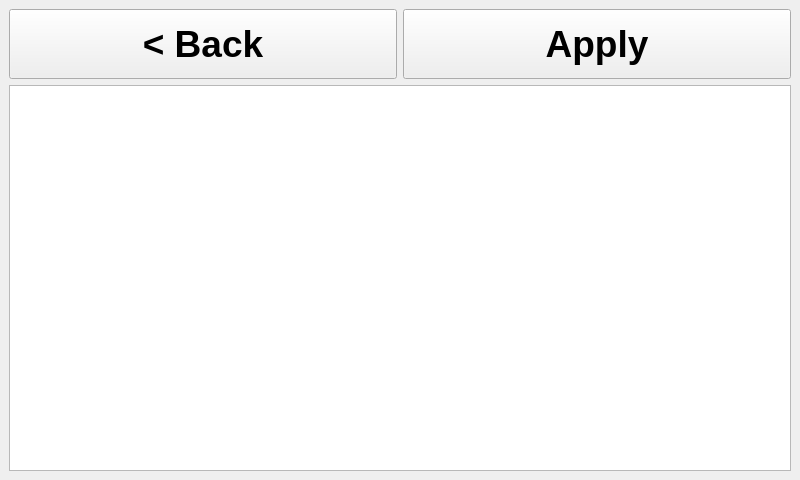
<?xml version="1.0" encoding="UTF-8"?>
<ui version="4.0">
 <class>AddonManager</class>
 <widget class="QMainWindow" name="AddonManager">
  <property name="geometry">
   <rect>
    <x>0</x>
    <y>0</y>
    <width>800</width>
    <height>480</height>
   </rect>
  </property>
  <property name="sizePolicy">
   <sizepolicy hsizetype="Fixed" vsizetype="Fixed">
    <horstretch>0</horstretch>
    <verstretch>0</verstretch>
   </sizepolicy>
  </property>
  <property name="minimumSize">
   <size>
    <width>800</width>
    <height>480</height>
   </size>
  </property>
  <property name="maximumSize">
   <size>
    <width>800</width>
    <height>480</height>
   </size>
  </property>
  <property name="cursor">
   <cursorShape>ArrowCursor</cursorShape>
  </property>
  <property name="windowTitle">
   <string>Addons Options</string>
  </property>
  <property name="styleSheet">
   <string notr="true"/>
  </property>
  <widget class="QWidget" name="centralwidget">
   <layout class="QGridLayout" name="gridLayout">
    <item row="4" column="0">
     <widget class="QScrollArea" name="scrollArea">
      <property name="frameShape">
       <enum>QFrame::NoFrame</enum>
      </property>
      <property name="frameShadow">
       <enum>QFrame::Plain</enum>
      </property>
      <property name="lineWidth">
       <number>1</number>
      </property>
      <property name="widgetResizable">
       <bool>true</bool>
      </property>
      <widget class="QWidget" name="scrollAreaWidgetContents">
       <property name="geometry">
        <rect>
         <x>0</x>
         <y>0</y>
         <width>782</width>
         <height>384</height>
        </rect>
       </property>
       <layout class="QVBoxLayout" name="verticalLayout_3">
        <property name="leftMargin">
         <number>0</number>
        </property>
        <property name="topMargin">
         <number>0</number>
        </property>
        <property name="rightMargin">
         <number>0</number>
        </property>
        <property name="bottomMargin">
         <number>0</number>
        </property>
        <item>
         <layout class="QGridLayout" name="gridLayout_2">
          <item row="0" column="0">
           <layout class="QVBoxLayout" name="addon_container">
            <item>
             <widget class="QTableWidget" name="table_addons">
              <property name="font">
               <font>
                <pointsize>12</pointsize>
               </font>
              </property>
              <property name="horizontalScrollBarPolicy">
               <enum>Qt::ScrollBarAlwaysOff</enum>
              </property>
              <property name="sizeAdjustPolicy">
               <enum>QAbstractScrollArea::AdjustToContents</enum>
              </property>
              <property name="editTriggers">
               <set>QAbstractItemView::NoEditTriggers</set>
              </property>
              <property name="dragDropOverwriteMode">
               <bool>true</bool>
              </property>
              <property name="selectionMode">
               <enum>QAbstractItemView::SingleSelection</enum>
              </property>
              <property name="selectionBehavior">
               <enum>QAbstractItemView::SelectRows</enum>
              </property>
              <property name="sortingEnabled">
               <bool>true</bool>
              </property>
             </widget>
            </item>
           </layout>
          </item>
         </layout>
        </item>
       </layout>
      </widget>
     </widget>
    </item>
    <item row="0" column="0">
     <layout class="QHBoxLayout" name="horizontalLayout">
      <item>
       <widget class="QPushButton" name="button_back">
        <property name="minimumSize">
         <size>
          <width>0</width>
          <height>70</height>
         </size>
        </property>
        <property name="maximumSize">
         <size>
          <width>5000</width>
          <height>100</height>
         </size>
        </property>
        <property name="font">
         <font>
          <pointsize>28</pointsize>
          <weight>75</weight>
          <bold>true</bold>
         </font>
        </property>
        <property name="text">
         <string>&lt; Back</string>
        </property>
        <property name="cssClass" stdset="0">
         <string/>
        </property>
       </widget>
      </item>
      <item>
       <widget class="QPushButton" name="button_apply">
        <property name="minimumSize">
         <size>
          <width>0</width>
          <height>70</height>
         </size>
        </property>
        <property name="maximumSize">
         <size>
          <width>5000</width>
          <height>100</height>
         </size>
        </property>
        <property name="font">
         <font>
          <pointsize>28</pointsize>
          <weight>75</weight>
          <bold>true</bold>
         </font>
        </property>
        <property name="text">
         <string>Apply</string>
        </property>
        <property name="cssClass" stdset="0">
         <string>btn-inverted</string>
        </property>
       </widget>
      </item>
     </layout>
    </item>
   </layout>
  </widget>
 </widget>
 <resources/>
 <connections/>
</ui>
